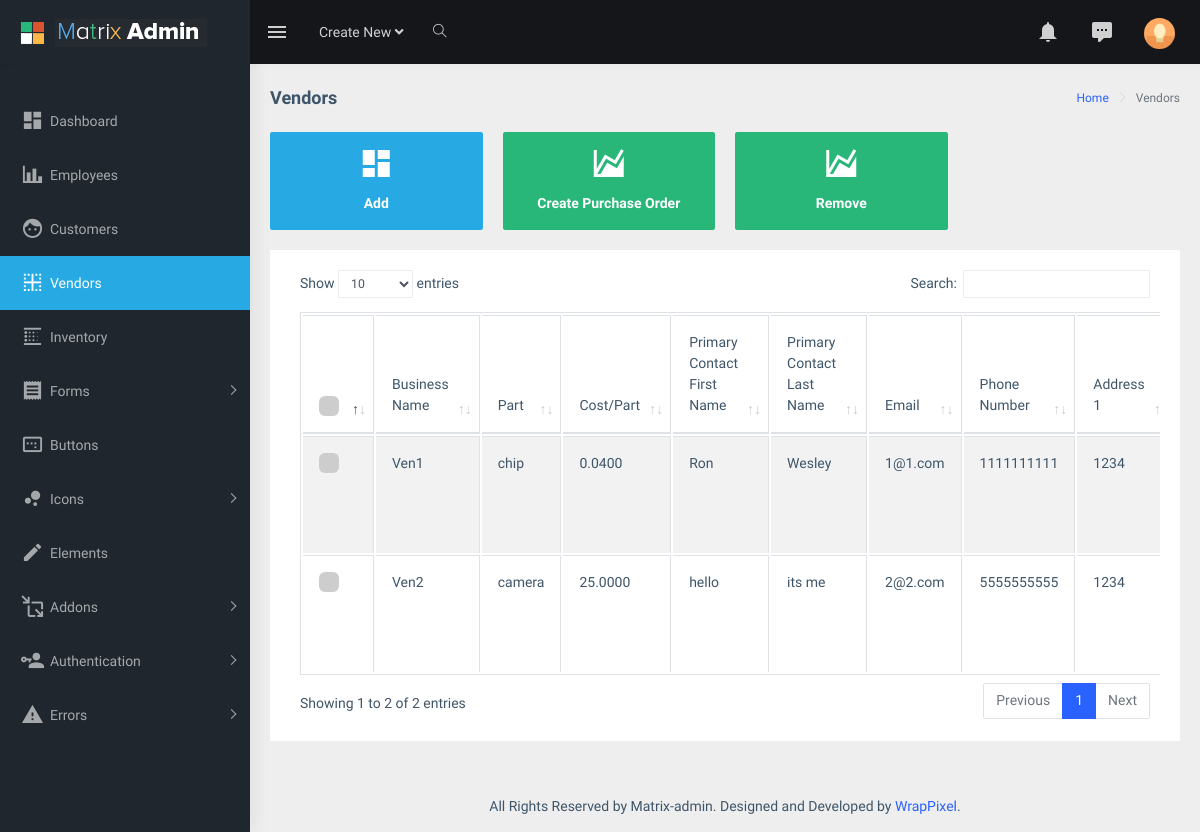
The app's page /vendors/ with its own data.
### dashboard/models.py (models this page shows, shortened)
class vendor(models.Model):
    bizname = models.CharField(max_length=25)
    part = models.CharField(max_length=25)
    cost = models.DecimalField(max_digits=10, decimal_places=4)
    fname = models.CharField(max_length=25, null=True, blank=True)
    lname = models.CharField(max_length=25, null=True, blank=True)
    email = models.EmailField(null=True, blank=True)
    phoneNumberRegex = RegexValidator(regex = r"^\+?1?\d{8,15}$")
    phone = models.CharField(validators = [phoneNumberRegex], max_length = 16, unique = True, null=True, blank=True, default=None)
    add1 = models.CharField(max_length=50, null=True, blank=True)
    add2 = models.CharField(max_length=10, null=True, blank=True)
    city = models.CharField(max_length=20, null=True, blank=True)
    state = models.CharField(max_length=20, null=True, blank=True)
    zipcode = models.IntegerField(null=True, blank=True)
    date_added = models.DateTimeField(default=timezone.now)

### dashboard/views.py (the view)
# urls.py: path('vendors/', views.vendors, name="dashboard-vendors"),
def vendors(request):
    if request.method == 'POST':
        poform = addPO(request.POST)
        vendorform = addVendor(request.POST)
        if vendorform.is_valid():
            vendorform.save()
            bizname = vendorform.cleaned_data.get('bizname')
            messages.success(request, f'{bizname} added to vendors')
        if poform.is_valid():
            part = poform.cleaned_data.get('part')
            cost = poform.cleaned_data.get('cost')
            quant = poform.cleaned_data.get('quant')
            poform.save()
            add_inventory(inventory, part, cost, quant)
    else:
        vendorform = addVendor()
        poform = addPO()
    if request.is_ajax and request.method == 'GET':
        part = request.GET.get('part', None)
    context = {
        'vendorform': vendorform,
        'poform': poform,
        'vendors': vendor.objects.all().values()
    }
    print(context['vendors'])
    return render(request, 'dashboard/vendors.html', context)

### dashboard/forms.py
class addPO(forms.ModelForm):
    helper = FormHelper()
    helper.form_show_labels = False
    part = forms.CharField(widget=forms.TextInput(attrs={'class': 'form-control vendorpart', 'readonly':''}))
    cost = forms.DecimalField(widget=forms.NumberInput(attrs={'class': 'form-control vendorcost', 'readonly':''}))
    q_vendor = vendor.objects.all().values()
    ids = [vendor3['id'] for vendor3 in q_vendor]
    name = [vendor3['bizname'] for vendor3 in q_vendor]
    l_vendors = [( '', 'Choose...')]
    for index in range(len(q_vendor)):
        l_vendors.append((ids[index],f'{name[index]}'))
    ven = forms.ChoiceField(choices=l_vendors, widget=forms.Select(attrs={'class': 'form-control vendorchoices'}))
    quant = forms.IntegerField(widget=forms.NumberInput(attrs={'class': 'form-control'}))
    class Meta:
        model = po
        fields = ['ven', 'part', 'cost', 'quant']

### dashboard/templates/dashboard/vendors.html (shortened to what this page needs)
{% extends "dashboard/base.html" %}
{% load static %}
{% load crispy_forms_tags %}
{% block content %}
            <div class="page-breadcrumb">
                <div class="row">
                    <div class="col-12 d-flex no-block align-items-center">
                        <h4 class="page-title">Vendors</h4>
                        <div class="ml-auto text-right">
                            <nav aria-label="breadcrumb">
                                <ol class="breadcrumb">
                                    <li class="breadcrumb-item"><a href="#">Home</a></li>
                                    <li class="breadcrumb-item active" aria-current="page">Vendors</li>
                                </ol>
                            </nav>
                        </div>
                    </div>
                </div>
            </div>
            <div class="container-fluid">
                <div class="row">
                    <div class="col-md-6 col-lg-3 col-xlg-3">
                        <div class="card card-hover">
                            <div class="box bg-cyan text-center" onclick="showForm('form1')">
                                <h1 class="font-light text-white"><i class="mdi mdi-view-dashboard"></i></h1>
                                <h6 class="text-white">Add</h6>
                            </div>
                        </div>
                    </div>
                    <div class="col-md-6 col-lg-3 col-xlg-3">
                        <div class="card card-hover">
                            <div class="box bg-success text-center" onclick="showForm('form2')">
                                <h1 class="font-light text-white"><i class="mdi mdi-chart-areaspline"></i></h1>
                                <h6 class="text-white">Create Purchase Order</h6>
                            </div>
                        </div>
                    </div>
                    <div class="col-md-6 col-lg-3 col-xlg-3">
                        <div class="card card-hover">
                            <div class="box bg-success text-center" onclick="showForm('form3')">
                                <h1 class="font-light text-white"><i class="mdi mdi-chart-areaspline"></i></h1>
                                <h6 class="text-white">Remove</h6>
                            </div>
                        </div>
                    </div>
                </div>
                <div class="row">
                    <div class="col-12">
                        <div class="card">
                            <div class="card-body">
                                <div class="table-responsive">
                                    <table id="zero_config" class="table table-striped table-bordered">
                                        <thead>
                                            <tr>
                                                <th>
                                                    <label class="customcheckbox m-b-20">
                                                    <span class="checkmark"></span>
                                                    </label>
                                                </th>
                                                <th>Business Name</th>
                                                <th>Part</th>
                                                <th>Cost/Part</th>
                                                <th>Primary Contact First Name</th>
                                                <th>Primary Contact Last Name</th>
                                                <th>Email</th>
                                                <th>Phone Number</th>
                                                <th>Address 1</th>
                                            </tr>
                                        </thead>
                                        <tbody>
                                            {% for vendor in vendors %}
                                            <tr>
                                                <th>
                                                    <label class="customcheckbox">
                                                        <span class="checkmark"></span>
                                                    </label>
                                                </th>
                                                {% for key,value in vendor.items %}
                                                    {% if key != 'id' %}
                                                        <td>{{ value }}</td>
                                                    {% endif %}
                                                {% endfor %}
                                            </tr>
                                            {% endfor %}
                                        </tbody>
                                    </table>
                                </div>
                            </div>
                        </div>
                    </div>
                </div>
            </div>
{% endblock content %}

### dashboard/static/dashboard/assets/extra-libs/multicheck/multicheck.css (style rules this page uses)
.customcheckbox { display: block; position: relative; padding-left: 24px; font-weight: 100; cursor: pointer; font-size: 22px; -webkit-user-select: none; -moz-user-select: none; -ms-user-select: none; user-select: none; }
.checkmark { position: absolute; top: 0; left: 0; height: 20px; width: 20px; background-color: #CDCDCD; border-radius: 6px; }
.checkmark:after { content: ""; position: absolute; display: none; }
.customcheckbox .checkmark:after { left: 8px; top: 4px; width: 5px; height: 10px; border: solid white; border-width: 0 3px 3px 0; -webkit-transform: rotate(45deg); -ms-transform: rotate(45deg); transform: rotate(45deg); }

### records on screen
vendor: vendor "Ven1" "chip" "0.0400" "Ron" "Wesley" "1@1.com" "1111111111" "1234"
vendor: vendor "Ven2" "camera" "25.0000" "hello" "its me" "2@2.com" "5555555555" "1234"
